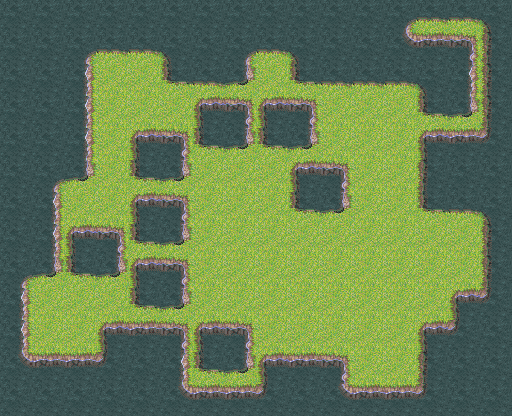

Rendered tile map (Tiled .tmx) drawn with the repository's tilesets; below, a short description and the full map source, tile grids included:
An orthogonal 16x13 tile map with 32x32 px tiles, 4 tile layers (00, 01, 10, 11), 2 tilesets and 6 objects.

<map version="1.10" tiledversion="1.10.2" orientation="orthogonal" renderorder="right-down" width="16" height="13" tilewidth="32" tileheight="32" infinite="0" nextlayerid="7" nextobjectid="23">
 <tileset firstgid="1" source="woods.tsx" />
 <tileset firstgid="1801" name="entities" tilewidth="48" tileheight="48" tilecount="3" columns="0">
  <grid orientation="orthogonal" width="1" height="1" />
  <tile id="4">
   <image width="32" height="48" source="entities/fighter.png" />
  </tile>
  <tile id="5">
   <image width="48" height="48" source="entities/slime.png" />
  </tile>
  <tile id="6">
   <image width="32" height="48" source="entities/chest_down.png" />
  </tile>
 </tileset>
 <layer id="1" name="00" width="16" height="13">
  <data encoding="csv">
77,77,77,77,77,77,77,77,77,77,77,77,1,104,104,31,
77,77,1,104,104,31,77,1,104,31,77,77,61,44,45,73,
77,77,75,14,14,103,104,105,14,103,104,104,104,31,75,73,
77,77,75,14,14,14,43,45,43,45,14,14,14,103,105,73,
77,77,75,14,43,45,103,105,103,105,14,14,14,43,44,91,
77,1,105,14,103,105,14,14,14,43,45,14,14,73,77,77,
77,75,14,14,43,45,14,14,14,103,105,14,14,103,104,31,
77,75,43,45,103,105,14,14,14,14,14,14,14,14,14,73,
1,105,103,105,43,45,14,14,14,14,14,14,14,14,14,73,
75,14,14,14,103,105,14,14,14,14,14,14,14,14,43,91,
75,14,14,43,44,45,43,45,14,14,14,14,14,43,91,77,
61,44,44,91,77,75,103,105,43,44,45,14,14,73,77,77,
77,77,77,77,77,61,44,44,91,77,61,44,44,91,77,77
</data>
 </layer>
 <layer id="2" name="01" width="16" height="13">
  <data encoding="csv">
0,0,0,0,0,0,0,0,0,244,244,244,244,0,0,0,
0,0,0,0,0,0,0,0,244,244,0,0,244,244,0,0,
0,0,0,0,0,0,0,0,244,0,0,0,0,244,0,0,
0,0,0,0,0,0,0,0,244,0,0,0,0,244,0,0,
0,0,0,0,0,0,0,244,244,0,0,0,0,244,0,0,
0,0,0,244,244,244,244,244,244,244,244,0,244,244,0,0,
0,0,0,244,244,244,244,244,244,244,244,0,244,244,0,0,
0,0,244,244,244,244,244,244,244,244,238,244,244,244,0,0,
0,244,244,0,0,244,244,244,244,244,244,244,244,244,0,0,
0,0,0,0,0,244,244,244,244,244,244,244,244,244,244,0,
0,244,244,0,0,0,0,0,0,0,0,0,0,244,244,0,
0,0,0,0,0,66,244,244,244,0,0,0,244,244,0,0,
0,0,0,0,0,0,0,244,244,0,244,244,0,0,0,0
</data>
 </layer>
 <layer id="3" name="10" width="16" height="13">
  <data encoding="csv">
0,0,0,0,0,0,253,253,253,253,253,253,253,0,0,0,
0,0,0,0,0,0,253,253,253,253,253,253,253,253,0,0,
0,0,0,0,253,253,253,253,253,253,253,253,253,253,0,0,
0,0,0,253,253,253,253,253,253,253,253,253,253,253,253,0,
0,0,0,0,0,0,253,253,253,253,253,253,253,253,0,0,
0,0,0,253,253,253,253,253,253,253,253,253,253,253,253,0,
0,253,253,253,253,253,253,253,253,253,253,253,253,253,253,0,
0,0,0,0,0,0,0,0,0,0,0,0,0,253,253,0,
0,0,0,0,0,0,0,0,0,0,0,0,253,253,0,0,
0,0,0,0,0,0,0,0,0,0,0,0,253,0,0,0,
0,0,0,0,0,0,0,0,0,0,0,0,0,0,0,0,
0,0,0,0,0,0,0,0,0,0,0,0,0,0,0,0,
0,0,0,0,0,0,0,0,244,0,0,0,0,0,0,0
</data>
 </layer>
 <layer id="6" name="11" width="16" height="13">
  <data encoding="csv">
247,247,247,247,247,247,247,247,247,247,247,247,247,247,247,0,
247,247,247,247,247,247,247,247,247,247,247,247,247,247,247,0,
247,247,247,247,247,247,247,247,247,247,247,247,247,247,247,0,
247,247,247,247,247,247,247,247,247,247,247,247,247,247,247,0,
247,247,247,247,247,247,247,247,247,247,247,247,247,247,247,0,
247,247,247,247,247,247,247,247,247,247,247,247,247,247,247,0,
247,247,247,247,247,247,247,247,247,247,247,247,247,247,247,0,
247,247,247,247,247,247,247,247,247,247,247,247,247,247,247,0,
247,247,247,247,247,247,247,247,247,247,247,247,247,247,247,0,
247,247,247,247,247,247,247,247,247,247,247,247,247,247,247,0,
247,247,247,247,247,247,247,247,247,247,247,247,247,247,247,0,
247,247,247,247,247,247,247,247,247,247,247,247,247,247,247,0,
247,247,247,247,247,247,247,247,244,247,247,247,247,247,247,0
</data>
 </layer>
 <objectgroup id="5" name="entities">
  <object id="8" gid="1806" x="36.8337" y="337.667" width="48" height="48">
   <properties>
    <property name="type" propertytype="EntityType" value="Slime" />
   </properties>
  </object>
  <object id="9" gid="1806" x="410" y="247.168" width="48" height="48">
   <properties>
    <property name="type" propertytype="EntityType" value="Slime" />
   </properties>
  </object>
  <object id="10" gid="1806" x="357.334" y="373.001" width="48" height="48">
   <properties>
    <property name="type" propertytype="EntityType" value="Slime" />
   </properties>
  </object>
  <object id="11" gid="1805" x="95.334" y="149.833" width="32" height="48">
   <properties>
    <property name="type" propertytype="EntityType" value="Fighter" />
   </properties>
  </object>
  <object id="12" gid="1807" x="271.333" y="332.334" width="32" height="48">
   <properties>
    <property name="type" propertytype="EntityType" value="ChestDown" />
   </properties>
  </object>
  <object id="14" gid="1807" x="239.5" y="236.834" width="32" height="48">
   <properties>
    <property name="type" propertytype="EntityType" value="ChestDown" />
   </properties>
  </object>
 </objectgroup>
</map>
